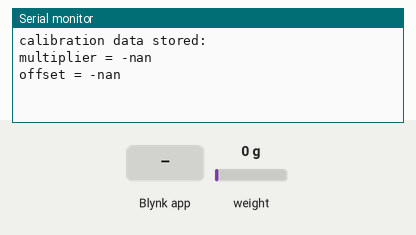
The sketch below on a simulated ESP8266 (NodeMCU). On the bench: the last lines printed to the serial monitor. The inputs (shaded band) are chosen by the test bench; at power-on: weight on the scale 0 g. WiFi joins after 1.5 s; servers stay silent unless stated; EEPROM starts erased; not simulated (calls return 0 or success): credentials.h.

Above: at 3.0 s.
3.1 s: Blynk app writes 1 to V2
At 4.6 s:
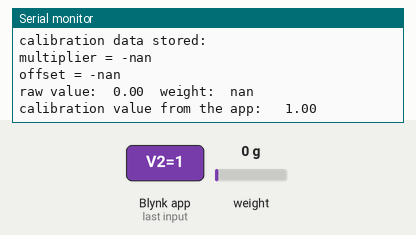
5.3 s: Blynk app writes 1 to V1
At 6.5 s:
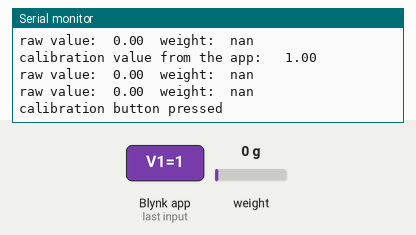
7.3 s: weight on the scale set to 100 g
At 8.6 s:
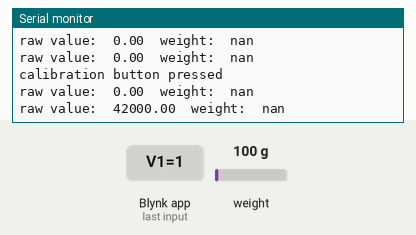
8.8 s: Blynk app writes 1 to V1
At 10.6 s:
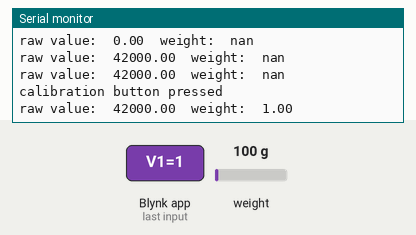
12.3 s: weight on the scale set to 1250 g
At 13.4 s:
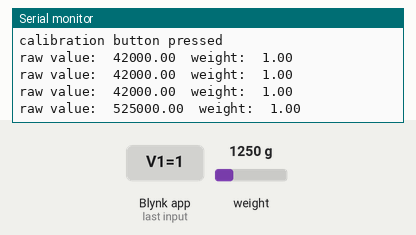

The sketch:

water_level_measure.ino
```cpp
/**
 * Blynk virtual pins:
 * V0 - the value - level of water or weight
 * V1 - calibration button
 * V2 - calibration value
 * V3 - LCD for all the info
 */

/* Comment this out to disable prints and save space */
#define BLYNK_PRINT Serial

/* Defines constants WIFI_SSID and WIFI_PASS, do not push to git */
#include "credentials.h"
#include <ESP8266WiFi.h>
#include <BlynkSimpleEsp8266.h>
#include <EEPROM.h>

// You should get Auth Token in the Blynk App.
// Go to the Project Settings (nut icon).
char auth[] = BLYNK_AUTH;

// Your WiFi credentials.
// Set password to "" for open networks.
char ssid[] = WIFI_SSID;
char pass[] = WIFI_PASS;

#include "HX711.h" // https://github.com/bogde/HX711

// HX711 circuit wiring
// NodeMCU board must be selected in Arduino IDE to know D5 etc. constants
#define LOADCELL_DOUT_PIN D2
#define LOADCELL_SCK_PIN D3

float weight;
float rawValue;
float valueFromApp;

// Temporary values for the calibration point 1 (point 2 is not needed, it is immediately used for calculataion of multiplier and offset)
float calibrationValueFromApp;
float calibrationValueFromScale;

// Values that needs to be calibrated
float multiplier = 1;
float offset = 0;

bool calibrationInProgress = false;

HX711 scale;
BlynkTimer timer;
WidgetLCD lcd(V3);

void setup() {
  Serial.begin(9600);

  EEPROM.begin(512);

  EEPROM.get(0, multiplier);
  EEPROM.get(sizeof(float), offset);

  Serial.println("calibration data stored:");
  Serial.println("multiplier = " + floatToString(multiplier));
  Serial.println("offset = " + floatToString(offset));

  Blynk.begin(auth, ssid, pass);
  timer.setInterval(1000L, onBlynkTimer);

  scale.begin(LOADCELL_DOUT_PIN, LOADCELL_SCK_PIN);

  writeCalibrationInfoToLCD();
}

void onBlynkTimer() {
  scale.power_up();

  rawValue = scale.read_average(10);
  weight = getWeight(rawValue);

  Serial.print("raw value:\t");
  Serial.print(rawValue, 2);
  Serial.print("\tweight:\t");
  Serial.println(weight, 2);

  Blynk.virtualWrite(V0, weight);

  scale.power_down(); // put the ADC in sleep mode
}

float getWeight(float value) {
  return value * multiplier + offset;
}

void writeCalibrationInfoToLCD() {
  lcd.clear();
  // use: (position X: 0-15, position Y: 0-1, "Message you want to print")
  if (calibrationInProgress) {
    lcd.print(0, 0, "Calibration");
    lcd.print(0, 1, "in progress...");
  }
  else if (!isCalibred()) {
    lcd.print(0, 0, "Start");
    lcd.print(0, 1, "calibration");
  }
  else {
    lcd.print(0, 0, "K = " + floatToString(multiplier));
    lcd.print(0, 1, "O = " + floatToString(offset));
  }
}

bool isCalibred() {
  return !(abs(multiplier - 1) < 0.00001 && abs(offset) < 0.00001);
}

String floatToString(float value) {
  char buff[10];
  return dtostrf(value, 4, 4, buff);  //4 is mininum width, 6 is precision
}

// Calibration values
BLYNK_WRITE(V2)
{
  valueFromApp = param.asFloat();
  Serial.print("calibration value from the app: \t");
  Serial.println(valueFromApp, 2);
}

// Button pressed
BLYNK_WRITE(V1)
{
  int pinValue = param.asInt();
  if (pinValue == 1) {
      Serial.println("calibration button pressed");
      if (calibrationInProgress) {
        multiplier = (valueFromApp - calibrationValueFromApp) / (rawValue - calibrationValueFromScale);
        offset = calibrationValueFromApp - multiplier * calibrationValueFromScale;

        EEPROM.put(0, multiplier);
        EEPROM.put(sizeof(float), offset);
        EEPROM.commit();

        calibrationInProgress = false;
        writeCalibrationInfoToLCD();
      }
      else {
        calibrationValueFromApp = valueFromApp;
        calibrationValueFromScale = rawValue;
        calibrationInProgress = true;
        writeCalibrationInfoToLCD();
      }
  }
}

void loop() {
  Blynk.run();
  timer.run();
}
```

Measured:
- after the input at 3.1 s, the serial monitor: prints a new line after 0.71 s (image 1)
- after the input at 5.3 s, the serial monitor: prints a new line after 0.51 s (image 2)
- after the input at 7.3 s, the serial monitor: prints a new line after 0.51 s (image 3)
- after the input at 8.8 s, the serial monitor: prints a new line after 1.0 s (image 4)
- after the input at 12.3 s, the serial monitor: prints a new line after 0.52 s (image 5)
